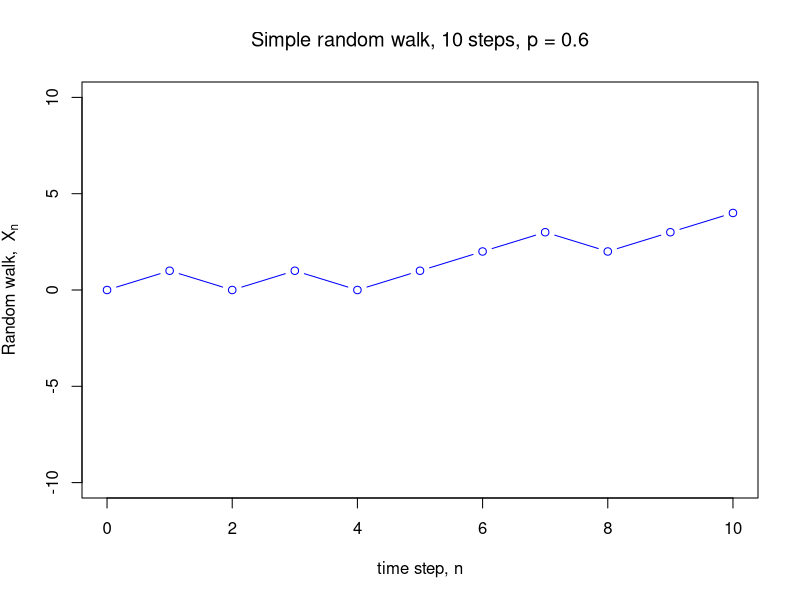
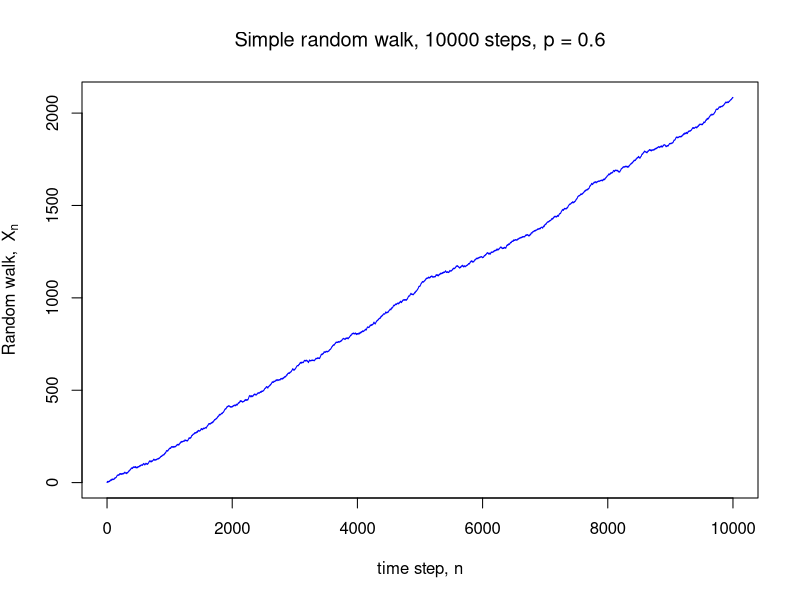
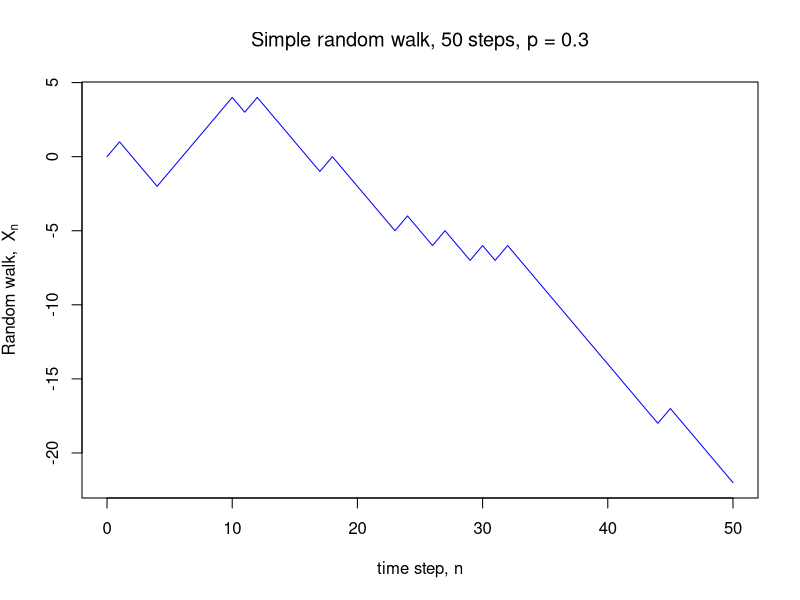

R code for these plots, in order:
## ---- chunk 1
p <- 0.6
q <- 1 - p
N <- 10
Z <- sample(c(1, -1), N, replace = TRUE, prob = c(p, q))
Z
## ---- chunk 2
X <- cumsum(Z)
X
## ---- chunk 3
c(0, X)
## ---- chunk 4
plot(0:N, c(0, X),
     type = "b",
     col  = "blue",
     xlab = "time step, n",
     ylim = c(-N, N),
     # The following `bquote` syntax allows some fancy titling
     # but is an optional extra
     ylab = bquote("Random walk, " ~ X[n]), 
     main = bquote("Simple random walk," ~ .(N) ~ "steps, p =" ~ .(p)))
## ---- chunk 5
N <- 10000
Z <- sample(c(1, -1), N, replace = TRUE, prob = c(p, q))
X <- cumsum(Z)
plot(0:N, c(0, X),
     type = "l",
     col  = "blue",
     xlab = "time step, n",
     ylab = bquote("Random walk, " ~ X[n]), 
     main = bquote("Simple random walk," ~ .(N) ~ "steps, p =" ~ .(p)))
## ---- chunk 6
rpm <- function(N, p) {
  q <- 1 - p
  sample(c(1, -1), N, replace = TRUE, prob = c(p, q))
}
## ---- chunk 7
RandomWalk <- function(N, p) {
  Z <- rpm(N,  p)
  cumsum(Z)
}
## ---- chunk 8
PlotRandomWalk <- function(N, p, mytype = "l") {
  X <- RandomWalk(N, p)
  plot(0:N, c(0, X),
       type = mytype,
       col  = "blue",
       xlab = "time step, n",
       ylab = bquote("Random walk, " ~ X[n]), 
       main = bquote("Simple random walk," ~ .(N) ~ "steps, p =" ~ .(p)))
}
## ---- chunk 9
PlotRandomWalk(50, 0.3)
## ---- chunk 10
N <- 100
trials <- 10000
samples <- replicate(trials, RandomWalk(N, p)[N])
mean(samples)
## ---- chunk 11
GamblersRuin <- function(p, a, m) {
  alice_money <- a  # Alice starts with £a
    
  while (alice_money > 0 && alice_money < m) {  # until the game finishes...
    alice_money <- alice_money + rpm(1, p)      # ...play another round
  }
    
  if (alice_money == 0) {
    return(1)  # returns 1 if Alice ruins
  } else {
    return(0)  # returns 0 if Bob ruins
  }
}
## ---- chunk 12
p <- 0.4
a <- 2
m <- 5

trials <- 10000
GRsamples <- replicate(trials, GamblersRuin(p, a, m))
mean(GRsamples)  # estimated ruin probability
## ---- chunk 13
TrueRuinProb <- function(p, a, m) {
  q   <- 1 - p
  rho <- q / p
  (rho^a - rho^m) / (1 - rho^m)
}

TrueRuinProb(p, a, m)
